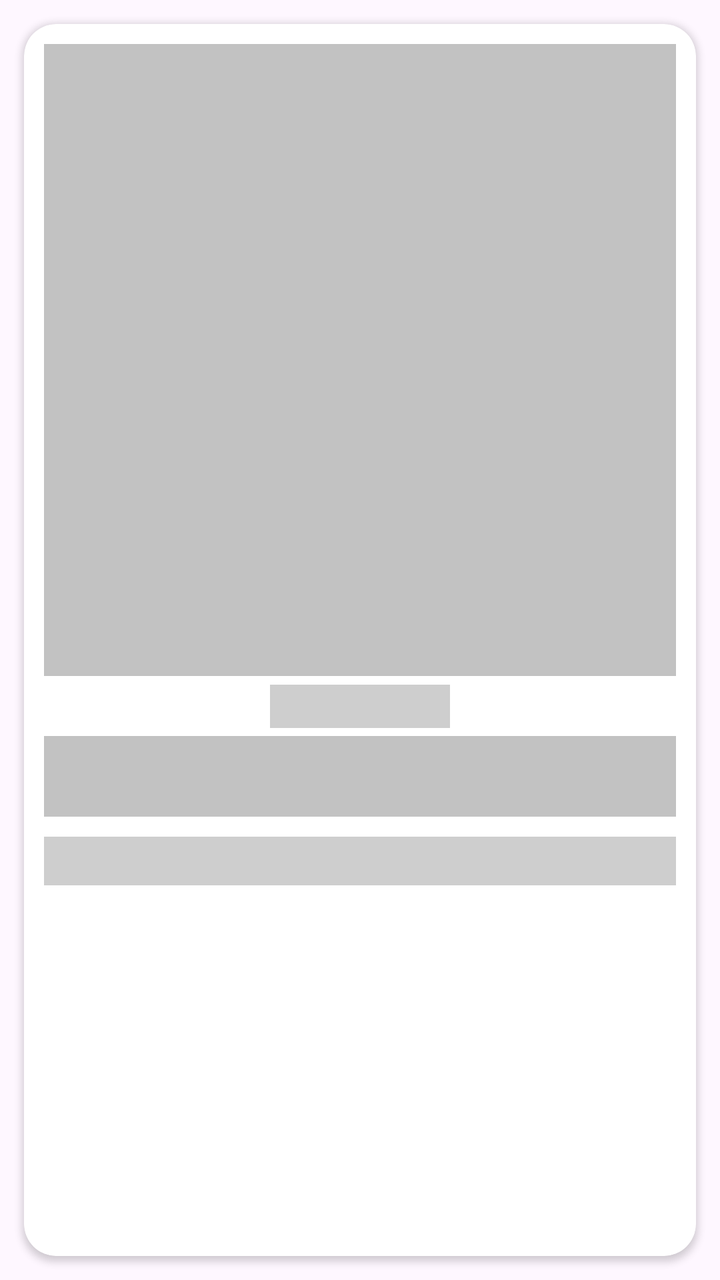
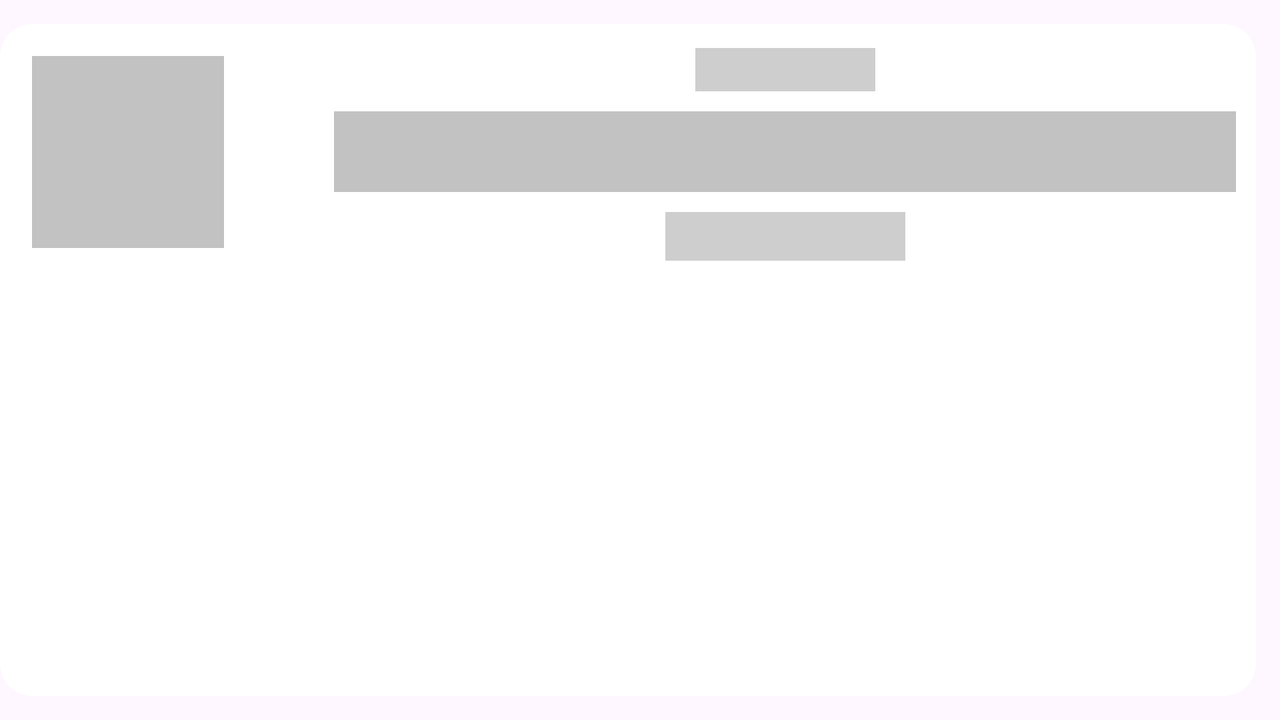

First picture: res/layout/ on a phone held upright. Second picture: the repository's own variant of that layout, on a device whose configuration matches the variant's folder. Source for both follows.
<!-- AndroidManifest.xml: application theme Theme.Library -->
<!-- res/layout/detail_information_screen_shimmer.xml -->
<?xml version="1.0" encoding="utf-8"?>
<androidx.constraintlayout.widget.ConstraintLayout xmlns:android="http://schemas.android.com/apk/res/android"
    xmlns:app="http://schemas.android.com/apk/res-auto"
    xmlns:tools="http://schemas.android.com/tools"
    android:layout_width="match_parent"
    android:layout_height="match_parent">

    <androidx.cardview.widget.CardView
        android:layout_width="match_parent"
        android:layout_height="match_parent"
        android:layout_margin="12dp"
        android:outlineAmbientShadowColor="@color/black"
        app:cardCornerRadius="16dp">

        
        <androidx.constraintlayout.widget.ConstraintLayout
            android:layout_width="match_parent"
            android:layout_height="match_parent">

            <ImageView
                android:id="@+id/selectedItemIconShimmer"
                android:layout_width="0dp"
                android:layout_height="0dp"
                android:layout_margin="10dp"
                android:background="@color/shimmer"
                android:contentDescription="@string/selected_item_icon"
                android:maxWidth="180dp"
                android:maxHeight="90dp"
                android:scaleType="fitCenter"
                app:layout_constraintBottom_toTopOf="@id/selectedItemNameShimmer"
                app:layout_constraintDimensionRatio="1:1"
                app:layout_constraintEnd_toEndOf="parent"
                app:layout_constraintStart_toStartOf="parent"
                app:layout_constraintTop_toTopOf="parent" />

            <TextView
                android:id="@+id/selectedItemNameTopShimmer"
                android:layout_width="90dp"
                android:layout_height="wrap_content"
                android:layout_marginHorizontal="10dp"
                android:layout_marginBottom="4dp"
                android:alpha="0.8"
                android:background="@color/shimmer"
                android:paddingHorizontal="8dp"
                android:textAlignment="center"
                android:textSize="16sp"
                app:layout_constraintBottom_toTopOf="@id/selectedItemNameShimmer"
                app:layout_constraintEnd_toEndOf="parent"
                app:layout_constraintStart_toStartOf="parent" />

            <EditText
                android:id="@+id/selectedItemNameShimmer"
                android:layout_width="match_parent"
                android:layout_height="wrap_content"
                android:layout_marginHorizontal="10dp"
                android:layout_marginTop="20dp"
                android:background="@color/shimmer"
                android:focusable="false"
                android:focusableInTouchMode="false"
                android:importantForAutofill="no"
                android:inputType="textCapWords|textMultiLine"
                android:maxLines="2"
                android:textAlignment="center"
                android:textSize="30sp"
                app:layout_constraintBottom_toTopOf="@id/selectedItemIdShimmer"
                app:layout_constraintEnd_toEndOf="parent"
                app:layout_constraintStart_toStartOf="parent"
                app:layout_constraintTop_toBottomOf="@id/selectedItemIconShimmer"
                tools:ignore="LabelFor" />

            <EditText
                android:id="@+id/selectedItemIdShimmer"
                android:layout_width="match_parent"
                android:layout_height="wrap_content"
                android:layout_marginHorizontal="10dp"
                android:layout_marginVertical="10dp"
                android:alpha="0.8"
                android:background="@color/shimmer"
                android:focusable="false"
                android:focusableInTouchMode="false"
                android:importantForAutofill="no"
                android:inputType="number"
                android:textAlignment="center"
                app:layout_constraintEnd_toEndOf="parent"
                app:layout_constraintStart_toStartOf="parent"
                app:layout_constraintTop_toBottomOf="@id/selectedItemNameShimmer"
                tools:ignore="LabelFor" />


        </androidx.constraintlayout.widget.ConstraintLayout>

    </androidx.cardview.widget.CardView>

</androidx.constraintlayout.widget.ConstraintLayout>
<!-- resources referenced by this layout -->
<resources>
  <color name="black">#FF000000</color>
  <color name="shimmer">#C2C2C2</color>
  <string name="selected_item_icon">Selected item icon</string>
  <style name="Theme.Library" parent="Base.Theme.Library" />
  <style name="Base.Theme.Library" parent="Theme.Material3.DayNight.NoActionBar">
          
          
          <item name="itemFillColor">@color/black</item>
      </style>
</resources>
<!-- res/layout-land/detail_information_screen_shimmer.xml (the author's variant of the layout above) -->
<!-- drawn on the phone turned sideways -->
<?xml version="1.0" encoding="utf-8"?>
<androidx.constraintlayout.widget.ConstraintLayout xmlns:android="http://schemas.android.com/apk/res/android"
    xmlns:app="http://schemas.android.com/apk/res-auto"
    xmlns:tools="http://schemas.android.com/tools"
    android:layout_width="match_parent"
    android:layout_height="match_parent">

    <androidx.cardview.widget.CardView
        android:layout_width="match_parent"
        android:layout_height="match_parent"
        android:layout_marginVertical="12dp"
        android:layout_marginRight="12dp"
        android:outlineAmbientShadowColor="@color/black"
        app:cardCornerRadius="16dp">

        <androidx.constraintlayout.widget.ConstraintLayout
            android:layout_width="match_parent"
            android:layout_height="match_parent">

            <ImageView
                android:id="@+id/selectedItemIconShimmer"
                android:layout_width="96dp"
                android:layout_height="96dp"
                android:layout_marginStart="16dp"
                android:layout_marginTop="16dp"
                android:background="@color/shimmer"
                android:contentDescription="@string/selected_item_icon"
                android:maxWidth="180dp"
                android:scaleType="centerCrop"
                app:layout_constraintStart_toStartOf="parent"
                app:layout_constraintTop_toTopOf="parent" />

            <TextView
                android:id="@+id/selectedItemNameTopShimmer"
                android:layout_width="90dp"
                android:layout_height="wrap_content"
                android:layout_marginHorizontal="10dp"
                android:alpha="0.8"
                android:background="@color/shimmer"
                android:paddingHorizontal="8dp"
                android:textAlignment="center"
                android:textSize="16sp"
                app:layout_constraintBottom_toTopOf="@+id/selectedItemNameShimmer"
                app:layout_constraintEnd_toEndOf="parent"
                app:layout_constraintStart_toStartOf="@+id/guideline2"
                app:layout_constraintTop_toTopOf="parent"
                app:layout_constraintVertical_chainStyle="packed" />

            <EditText
                android:id="@+id/selectedItemNameShimmer"
                android:layout_width="0dp"
                android:layout_height="wrap_content"
                android:layout_margin="10dp"
                android:background="@color/shimmer"
                android:focusable="false"
                android:focusableInTouchMode="false"
                android:importantForAutofill="no"
                android:textSize="30sp"
                app:layout_constraintBottom_toTopOf="@+id/selectedItemIdShimmer"
                app:layout_constraintEnd_toEndOf="parent"
                app:layout_constraintStart_toStartOf="@+id/guideline2"
                app:layout_constraintTop_toBottomOf="@+id/selectedItemNameTopShimmer"
                tools:ignore="LabelFor,TextFields" />

            <EditText
                android:id="@+id/selectedItemIdShimmer"
                android:layout_width="120dp"
                android:layout_height="wrap_content"
                android:layout_marginHorizontal="10dp"
                android:alpha="0.8"
                android:background="@color/shimmer"
                android:focusable="false"
                android:focusableInTouchMode="false"
                android:importantForAutofill="no"
                app:layout_constraintBottom_toTopOf="@+id/guideline"
                app:layout_constraintEnd_toEndOf="parent"
                app:layout_constraintStart_toStartOf="@+id/guideline2"
                app:layout_constraintTop_toBottomOf="@+id/selectedItemNameShimmer"
                tools:ignore="LabelFor,TextFields" />

            <androidx.constraintlayout.widget.Guideline
                android:id="@+id/guideline"
                android:layout_width="wrap_content"
                android:layout_height="wrap_content"
                android:orientation="horizontal"
                app:layout_constraintBottom_toBottomOf="parent"
                app:layout_constraintGuide_begin="130dp"
                app:layout_constraintTop_toBottomOf="@+id/selectedItemIdShimmer" />

            <androidx.constraintlayout.widget.Guideline
                android:id="@+id/guideline2"
                android:layout_width="wrap_content"
                android:layout_height="wrap_content"
                android:orientation="vertical"
                app:layout_constraintGuide_percent="0.25" />

        </androidx.constraintlayout.widget.ConstraintLayout>

    </androidx.cardview.widget.CardView>

</androidx.constraintlayout.widget.ConstraintLayout>
